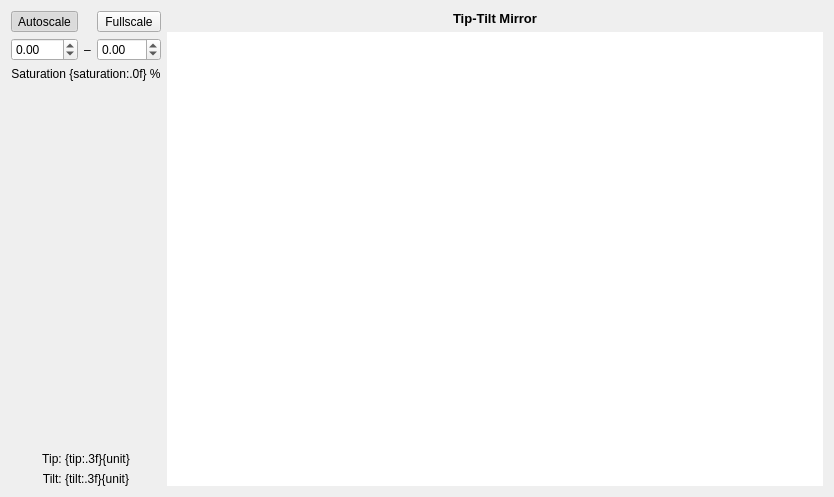
<?xml version="1.0" encoding="UTF-8"?>
<ui version="4.0">
 <class>TTMWidget</class>
 <widget class="QWidget" name="TTMWidget">
  <property name="geometry">
   <rect>
    <x>0</x>
    <y>0</y>
    <width>834</width>
    <height>497</height>
   </rect>
  </property>
  <property name="windowTitle">
   <string>Tip-Tilt Mirror - KalAO</string>
  </property>
  <layout class="QGridLayout" name="gridLayout" columnstretch="0,1">
   <item row="0" column="0" rowspan="2">
    <layout class="QVBoxLayout" name="side_layout">
     <item>
      <layout class="QGridLayout" name="scale_layout" columnstretch="1,0,1">
       <item row="2" column="0" colspan="3" alignment="Qt::AlignmentFlag::AlignHCenter|Qt::AlignmentFlag::AlignVCenter">
        <widget class="KLabel" name="saturation_label">
         <property name="text">
          <string>Saturation {saturation:.0f} %</string>
         </property>
         <property name="alignment">
          <set>Qt::AlignmentFlag::AlignCenter</set>
         </property>
        </widget>
       </item>
       <item row="1" column="0">
        <widget class="KScaledDoubleSpinbox" name="min_spinbox">
         <property name="keyboardTracking">
          <bool>false</bool>
         </property>
         <property name="decimals">
          <number>2</number>
         </property>
         <property name="minimum">
          <double>-99.000000000000000</double>
         </property>
         <property name="maximum">
          <double>99.000000000000000</double>
         </property>
         <property name="singleStep">
          <double>0.100000000000000</double>
         </property>
        </widget>
       </item>
       <item row="1" column="2" alignment="Qt::AlignmentFlag::AlignVCenter">
        <widget class="KScaledDoubleSpinbox" name="max_spinbox">
         <property name="keyboardTracking">
          <bool>false</bool>
         </property>
         <property name="decimals">
          <number>2</number>
         </property>
         <property name="minimum">
          <double>-99.000000000000000</double>
         </property>
         <property name="maximum">
          <double>99.000000000000000</double>
         </property>
         <property name="singleStep">
          <double>0.100000000000000</double>
         </property>
        </widget>
       </item>
       <item row="1" column="1">
        <widget class="QLabel" name="minmax_label">
         <property name="text">
          <string>–</string>
         </property>
        </widget>
       </item>
       <item row="0" column="2">
        <widget class="QToolButton" name="fullscale_button">
         <property name="sizePolicy">
          <sizepolicy hsizetype="Minimum" vsizetype="Fixed">
           <horstretch>0</horstretch>
           <verstretch>0</verstretch>
          </sizepolicy>
         </property>
         <property name="text">
          <string>Fullscale</string>
         </property>
         <property name="checkable">
          <bool>true</bool>
         </property>
        </widget>
       </item>
       <item row="0" column="0">
        <widget class="QToolButton" name="autoscale_button">
         <property name="sizePolicy">
          <sizepolicy hsizetype="Minimum" vsizetype="Fixed">
           <horstretch>0</horstretch>
           <verstretch>0</verstretch>
          </sizepolicy>
         </property>
         <property name="text">
          <string>Autoscale</string>
         </property>
         <property name="checkable">
          <bool>true</bool>
         </property>
         <property name="checked">
          <bool>true</bool>
         </property>
        </widget>
       </item>
      </layout>
     </item>
     <item>
      <spacer name="verticalSpacer_2">
       <property name="orientation">
        <enum>Qt::Orientation::Vertical</enum>
       </property>
       <property name="sizeHint" stdset="0">
        <size>
         <width>20</width>
         <height>40</height>
        </size>
       </property>
      </spacer>
     </item>
     <item>
      <widget class="KLabel" name="tip_label">
       <property name="text">
        <string>Tip: {tip:.3f}{unit}</string>
       </property>
       <property name="alignment">
        <set>Qt::AlignmentFlag::AlignCenter</set>
       </property>
      </widget>
     </item>
     <item>
      <widget class="KLabel" name="tilt_label">
       <property name="text">
        <string>Tilt: {tilt:.3f}{unit}</string>
       </property>
       <property name="alignment">
        <set>Qt::AlignmentFlag::AlignCenter</set>
       </property>
      </widget>
     </item>
    </layout>
   </item>
   <item row="0" column="1">
    <widget class="QLabel" name="title_label">
     <property name="font">
      <font>
       <pointsize>10</pointsize>
       <bold>true</bold>
      </font>
     </property>
     <property name="text">
      <string>Tip-Tilt Mirror</string>
     </property>
     <property name="alignment">
      <set>Qt::AlignmentFlag::AlignCenter</set>
     </property>
    </widget>
   </item>
   <item row="1" column="1">
    <widget class="KChartView" name="tiptilt_plot">
     <property name="enabled">
      <bool>true</bool>
     </property>
     <property name="frameShape">
      <enum>QFrame::Shape::NoFrame</enum>
     </property>
     <property name="verticalScrollBarPolicy">
      <enum>Qt::ScrollBarPolicy::ScrollBarAlwaysOff</enum>
     </property>
     <property name="horizontalScrollBarPolicy">
      <enum>Qt::ScrollBarPolicy::ScrollBarAlwaysOff</enum>
     </property>
     <property name="sizeAdjustPolicy">
      <enum>QAbstractScrollArea::SizeAdjustPolicy::AdjustToContents</enum>
     </property>
    </widget>
   </item>
  </layout>
 </widget>
 <customwidgets>
  <customwidget>
   <class>KLabel</class>
   <extends>QLabel</extends>
   <header>kalao.guis.utils.widgets</header>
  </customwidget>
  <customwidget>
   <class>KChartView</class>
   <extends>QGraphicsView</extends>
   <header>kalao.guis.utils.widgets</header>
  </customwidget>
  <customwidget>
   <class>KScaledDoubleSpinbox</class>
   <extends>QDoubleSpinBox</extends>
   <header>kalao.guis.utils.widgets</header>
  </customwidget>
 </customwidgets>
 <resources/>
 <connections/>
</ui>
